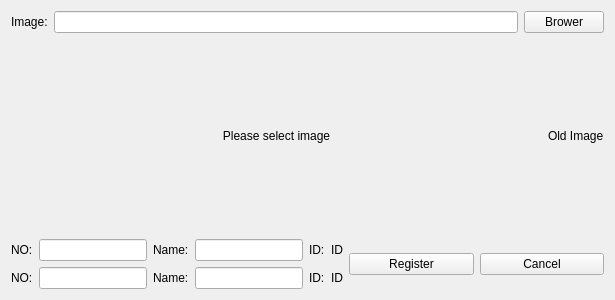
<?xml version="1.0" encoding="UTF-8"?>
<ui version="4.0">
 <class>CFrmRegisterImage</class>
 <widget class="QWidget" name="CFrmRegisterImage">
  <property name="geometry">
   <rect>
    <x>0</x>
    <y>0</y>
    <width>615</width>
    <height>300</height>
   </rect>
  </property>
  <property name="windowTitle">
   <string>Register from image</string>
  </property>
  <layout class="QGridLayout" name="gridLayout">
   <item row="0" column="0">
    <layout class="QHBoxLayout" name="horizontalLayout">
     <item>
      <widget class="QLabel" name="label">
       <property name="text">
        <string>Image:</string>
       </property>
      </widget>
     </item>
     <item>
      <widget class="QLineEdit" name="leFile">
       <property name="sizePolicy">
        <sizepolicy hsizetype="Expanding" vsizetype="Preferred">
         <horstretch>0</horstretch>
         <verstretch>0</verstretch>
        </sizepolicy>
       </property>
      </widget>
     </item>
     <item>
      <widget class="QPushButton" name="pbBrower">
       <property name="sizePolicy">
        <sizepolicy hsizetype="Preferred" vsizetype="Preferred">
         <horstretch>0</horstretch>
         <verstretch>0</verstretch>
        </sizepolicy>
       </property>
       <property name="text">
        <string>Brower</string>
       </property>
      </widget>
     </item>
    </layout>
   </item>
   <item row="1" column="0">
    <layout class="QHBoxLayout" name="horizontalLayout_5">
     <item>
      <widget class="QLabel" name="lbImage">
       <property name="sizePolicy">
        <sizepolicy hsizetype="MinimumExpanding" vsizetype="MinimumExpanding">
         <horstretch>0</horstretch>
         <verstretch>0</verstretch>
        </sizepolicy>
       </property>
       <property name="text">
        <string>Please select image</string>
       </property>
       <property name="alignment">
        <set>Qt::AlignCenter</set>
       </property>
      </widget>
     </item>
     <item>
      <widget class="QLabel" name="lbOldImage">
       <property name="text">
        <string>Old Image</string>
       </property>
      </widget>
     </item>
    </layout>
   </item>
   <item row="2" column="0">
    <layout class="QHBoxLayout" name="horizontalLayout_4">
     <item>
      <layout class="QVBoxLayout" name="verticalLayout">
       <item>
        <layout class="QHBoxLayout" name="horizontalLayout_3">
         <item>
          <widget class="QLabel" name="label_2">
           <property name="text">
            <string>NO:</string>
           </property>
          </widget>
         </item>
         <item>
          <widget class="QLineEdit" name="leNo">
           <property name="sizePolicy">
            <sizepolicy hsizetype="Minimum" vsizetype="Fixed">
             <horstretch>0</horstretch>
             <verstretch>0</verstretch>
            </sizepolicy>
           </property>
          </widget>
         </item>
         <item>
          <widget class="QLabel" name="label_3">
           <property name="text">
            <string>Name:</string>
           </property>
          </widget>
         </item>
         <item>
          <widget class="QLineEdit" name="leName">
           <property name="sizePolicy">
            <sizepolicy hsizetype="Minimum" vsizetype="Fixed">
             <horstretch>0</horstretch>
             <verstretch>0</verstretch>
            </sizepolicy>
           </property>
          </widget>
         </item>
         <item>
          <widget class="QLabel" name="label_4">
           <property name="text">
            <string>ID:</string>
           </property>
          </widget>
         </item>
         <item>
          <widget class="QLabel" name="lbID">
           <property name="text">
            <string>ID</string>
           </property>
          </widget>
         </item>
        </layout>
       </item>
       <item>
        <layout class="QHBoxLayout" name="horizontalLayout_2">
         <item>
          <widget class="QLabel" name="lbNoOld">
           <property name="text">
            <string>NO:</string>
           </property>
          </widget>
         </item>
         <item>
          <widget class="QLineEdit" name="leNoOld">
           <property name="sizePolicy">
            <sizepolicy hsizetype="Minimum" vsizetype="Fixed">
             <horstretch>0</horstretch>
             <verstretch>0</verstretch>
            </sizepolicy>
           </property>
           <property name="readOnly">
            <bool>true</bool>
           </property>
          </widget>
         </item>
         <item>
          <widget class="QLabel" name="lbNameOld">
           <property name="text">
            <string>Name:</string>
           </property>
          </widget>
         </item>
         <item>
          <widget class="QLineEdit" name="leNameOld">
           <property name="sizePolicy">
            <sizepolicy hsizetype="Minimum" vsizetype="Fixed">
             <horstretch>0</horstretch>
             <verstretch>0</verstretch>
            </sizepolicy>
           </property>
           <property name="readOnly">
            <bool>true</bool>
           </property>
          </widget>
         </item>
         <item>
          <widget class="QLabel" name="lbOldID">
           <property name="text">
            <string>ID:</string>
           </property>
          </widget>
         </item>
         <item>
          <widget class="QLabel" name="lbIDOld">
           <property name="text">
            <string>ID</string>
           </property>
          </widget>
         </item>
        </layout>
       </item>
      </layout>
     </item>
     <item>
      <widget class="QPushButton" name="pbRegister">
       <property name="sizePolicy">
        <sizepolicy hsizetype="Minimum" vsizetype="Fixed">
         <horstretch>0</horstretch>
         <verstretch>0</verstretch>
        </sizepolicy>
       </property>
       <property name="text">
        <string>Register</string>
       </property>
      </widget>
     </item>
     <item>
      <widget class="QPushButton" name="pbCancel">
       <property name="text">
        <string>Cancel</string>
       </property>
      </widget>
     </item>
    </layout>
   </item>
  </layout>
 </widget>
 <resources/>
 <connections/>
</ui>
